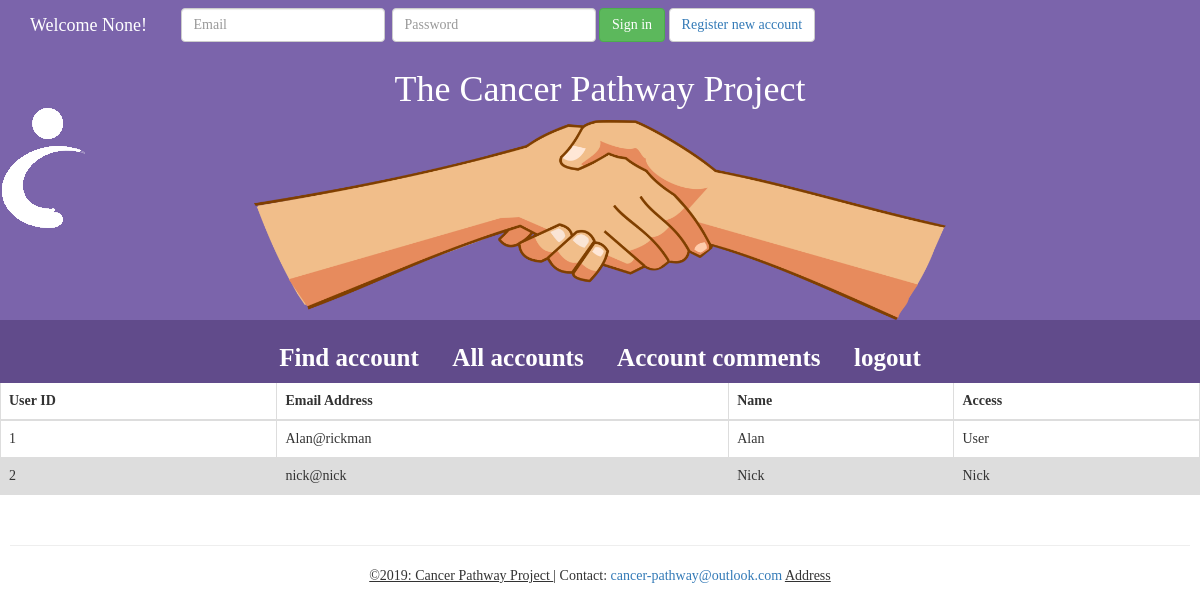
The app's page /allAccounts, older data.
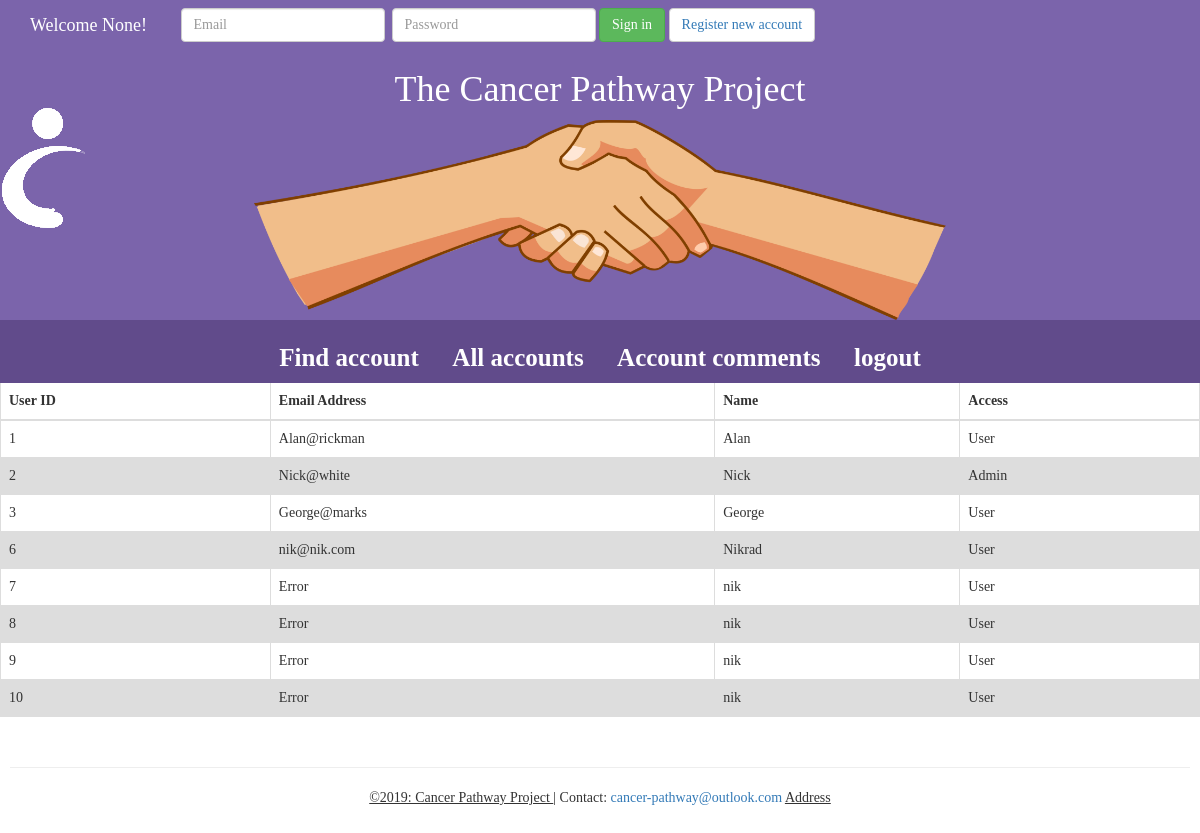
The same page, newer data.
### tables this page shows
CREATE TABLE 'accounts' (
'userID'		   INTEGER NOT NULL PRIMARY KEY AUTOINCREMENT,
'email_addr'		TEXT NOT NULL,
'name'	            TEXT NOT NULL,
'password'	   TEXT NOT NULL,
'access'	        TEXT NOT NULL
);

### chc_server.py (the view)
@serv.route("/allAccounts", methods = ['GET', 'POST'])
def allAccounts():
    if request.method == 'GET':
        username = request.cookies.get('username')
        db = sqlite3.connect(DATABASE)
        query = "SELECT userID, email_addr, name, access from accounts"
        cursor = db.cursor()
        cursor.execute(query)
        data = cursor.fetchall()
        db.commit()
        db.close()
        return render_template('01-2-allAccounts.html', data = data, username = username, section_name = str(f'{username}\'s '), welcome = str(f'Welcome {username}!'))
    if request.method == 'POST':
            return user_login()

### templates/01-2-allAccounts.html (shortened to what this page needs)
{% extends "chc_admin_template.html" %}
{%block content%}
<table class = 'table'>
   <thead>
      <th>User ID</th>
      <th>Email Address</th>
      <th>Name</th>
      <th>Access</th>
   </thead>
   {% for row in data %}
      <tr>
        <td>{{row[0]}}</td>
        <td>{{row[1]}}</td>
        <td>{{row[2]}}</td>
        <td>{{row[3]}}</td>
      </tr>
   {% endfor %}
</table>
{% endblock %}

### templates/chc_admin_template.html (shortened to what this page needs)
<!DOCTYPE html>
<html lang="en">
  <head>
    <link rel="stylesheet" href="https://maxcdn.bootstrapcdn.com/bootstrap/3.3.7/css/bootstrap.min.css">
    <link rel = "stylesheet" type = "text/css"href = "{{ url_for('static', filename='style-main.css') }}" />
  </head>
  <body>
    <div class = "body_container">
      <header>
        <div class = "title_head_container">
          <nav class=" navbar-inverse">
            <div class="container-fluid">
              <div class="navbar-header">
                <a style = "color: #fff" class="navbar-brand" id = user>{% block anchor %} {{welcome}} {% endblock %}</a>
              </div>
              <div class = "collapse navbar-collapse">
                <form class="navbar-form navbar-left" method = "post">
                  <div class="form-group">
                    <input type="email"
                           name = "user_email"
                           class="form-control"
                           placeholder="Email">
                  </div>
                  <div class="form-group">
                    <input type="password"
                           name = "user_password"
                           class="form-control" id="passwordInput" pattern="(?=.*\d)(?=.*[a-z])(?=.*[A-Z]).{8,}" title="Must contain at least one number and one uppercase and lowercase letter, and at least 8 or more characters"
                           placeholder="Password">
                  </div>
                    <button
                            name = "login1"
                            type="submit"
                            class="btn btn-success">Sign in
                    </button>
                    <button
                          class="btn btn-default" name="regLink"><a href = "/register">Register new account</a>
                    </button>
                </form>
              </div>
            </div>
          </nav>
          <div class = "title_head">
            <h1 id = "project_title"><a href = "/home">The Cancer Pathway Project</a></h1>
          </div>
          <div class = "jumbotron_bckground">
            <figure id = chc_logo>
              <img src = "/static/assets/health_counc_img_notext_white.png"
              alt = "Community Health council img">
            </figure>
          </div>
          <div class = "title_navigation_container">
            <nav class = "main_nav">
              <span><a href = "/section">Find account</a></span>
              <span><a href = "/allAccounts">All accounts</a></span>
              <span><a>Account comments</a></span>
              <span><a href ="/logout" >logout</a></span>
            </nav>
          </div>
        </header>
      </div>
      {% block content  %}
      {% endblock %}
</body>
    <footer>
      <hr>
      <address>
        <u>©2019: 	Cancer Pathway Project </u>| Contact: <a href="mailto:cancer-pathway@outlook.com"> cancer-pathway@outlook.com</a>
        <u>Address</u></span>
      </address>
    </footer>
  </body>

### static/style-main.css (style rules this page uses)
* { padding: 0; margin: 0; font-family: calibri; box-sizing: border-box; }
.body_container { display: flex; flex-direction: column; overflow-x: hidden; height: 100%; }
.jumbotron_bckground { white-space: nowrap; position: relative; min-height: 200px; background-image: url('assets/hand_shake.png'); background-repeat: no-repeat; background-size: contain; background-position: center; height: 100%; width: 100%; background-color: #7B64AB; }
.title_head_container { display: block; min-height: 150px; background-color: #7B64AB; }
.title_head { text-align: center; }
input { display: inline; }
.navbar-inverse { background-color: #7B64AB; border: none; }
#project_title { display: inline-block; bottom: 50%; left: 50%; }
#project_title a { color: #fff; text-decoration: none; }
#chc_logo img { float: left; margin-right: 25px; margin-top: -15px; }
.title_navigation_container { background-color: #614B8B; }
.main_nav { text-align: center; bottom: 10%; }
.main_nav a { display: inline-block; margin-top: 20px; padding-left: 15px; padding-right: 15px; padding-bottom: 5px; font-weight: 900; font-size: 25px; color: #fff; text-decoration: none; }
.main_nav a::after { content: ''; display: block; width: 0; height: 3px; background: #fff; transition: width 0.25s ; transition-timing-function: ease-in-out; }
footer { padding: 10px; position: relative; left: 0; bottom: 0; width: 100%; text-align: center; }
table { font-family: arial, sans-serif; border-collapse: collapse; width: 100%; }
td, th { border: 1px solid #dddddd; text-align: left; padding: 8px; }
tr:nth-child(even) { background-color: #dddddd; }

Row changes from the older to the newer data that the page shows:
changed accounts "Nick": email_addr "nick@nick" → "Nick@white"; access "Nick" → "Admin"
added accounts: userID "3", email_addr "George@marks", name "George", access "User"
added accounts: userID "6", email_addr "nik@nik.com", name "Nikrad", access "User"
added accounts: userID "7", email_addr "Error", name "nik", access "User"
added accounts: userID "8", email_addr "Error", name "nik", access "User"
added accounts: userID "9", email_addr "Error", name "nik", access "User"
added accounts: userID "10", email_addr "Error", name "nik", access "User"
